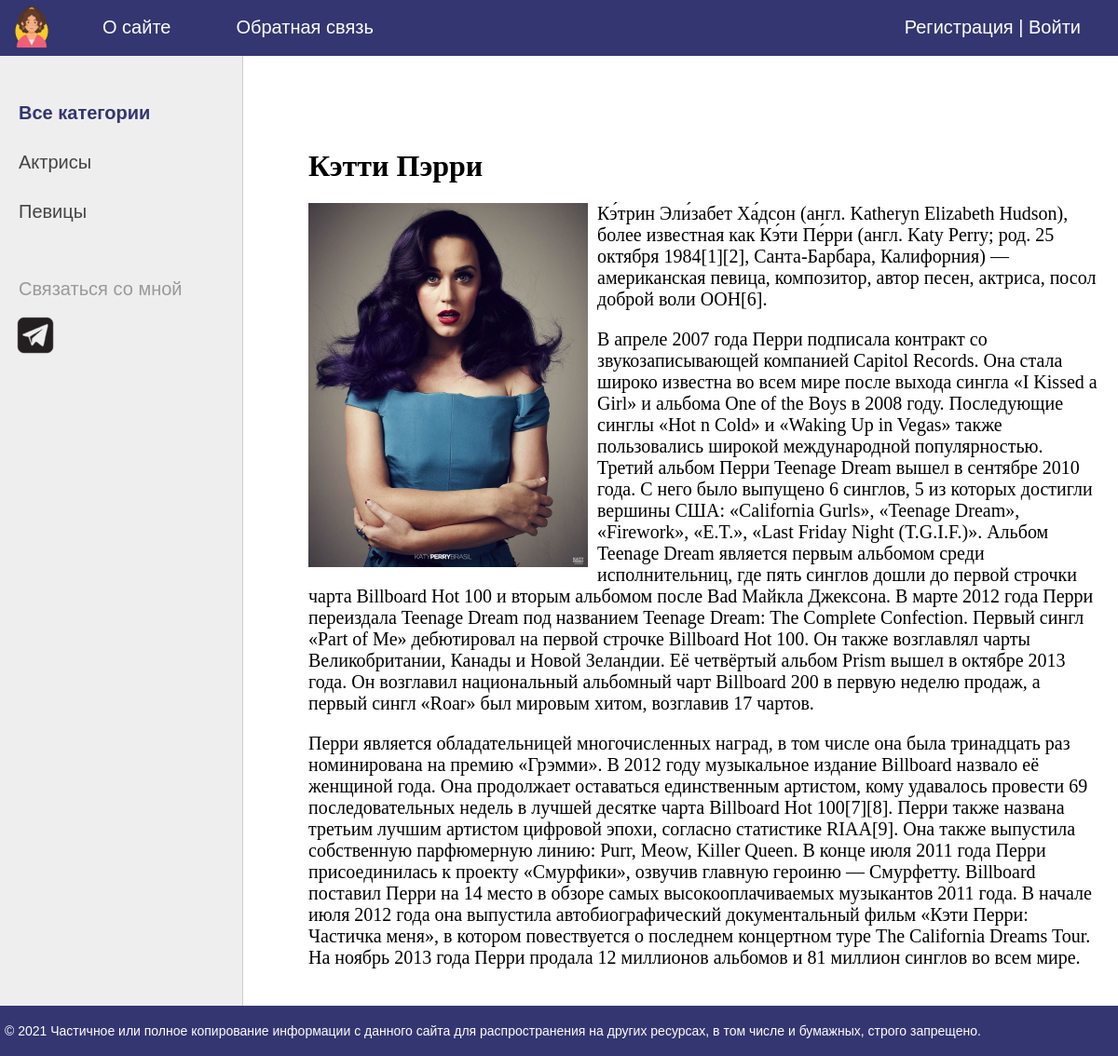
Screenshot of /post/ketti-perri/ with the database file from the repository.
### women/models.py (models this page shows, shortened)
class Category(models.Model):
    name = models.CharField(max_length=100, db_index=True, verbose_name='Категория')
    slug = models.SlugField(max_length=255, unique=True, db_index=True, verbose_name='URL')
    def get_absolute_url(self):
        return reverse('category', kwargs={'cat_slug': self.slug})
    class Meta:
        verbose_name = 'Категория'
        verbose_name_plural = 'Категории'
        ordering = ['id']

class Women(models.Model):
    title = models.CharField(max_length=255, verbose_name='Заголовок')
    slug = models.SlugField(max_length=255, unique=True, db_index=True, verbose_name='URL')
    content = models.TextField(blank=True, verbose_name='Текст статьи')
    photo = models.ImageField(upload_to='photos/%Y/%m/%d/', verbose_name='Фото')
    time_create = models.DateTimeField(auto_now=True, verbose_name='Время создания')
    time_update = models.DateTimeField(auto_now=True, verbose_name='Время изменения')
    is_published = models.BooleanField(default=True, verbose_name='Публикация')
    cat = models.ForeignKey('Category', on_delete=models.PROTECT, verbose_name='Категории')
    def __str__(self):
        return self.title
    class Meta:
        verbose_name = 'Известные женщины'
        verbose_name_plural = 'Известные женщины'
        ordering = ['-time_create']

### women/views.py (the view)
# urls.py: path('post/<slug:post_slug>/', ShowPost.as_view(), name='post'),
class ShowPost(DataMixin, DetailView):
    model = Women
    template_name = 'women/post.html'
    slug_url_kwarg = 'post_slug'
    context_object_name = 'post'
    def get_context_data(self, **kwargs):
        context = super().get_context_data(**kwargs)
        c_def = self.get_user_context(title=context['post'])
        return dict(list(context.items()) + list(c_def.items()))

### women/utils.py (called while the page is built)
    def get_user_context(self, **kwargs):
        context = kwargs
        cats = Category.objects.annotate(Count('women'))
        user_menu = menu.copy()
        if not self.request.user.is_authenticated:
            user_menu.pop(1)
        context['menu'] = user_menu
        context['cats'] = cats
        if 'cat_selected' not in context:
            context['cat_selected'] = 0
        return context

### women/templates/women/post.html
{% extends 'women/base.html' %}
{% block content %}
<h1>{{post.title}}</h1>
{% if post.photo %}
<p><img class="img-article-left" src="{{post.photo.url}}"></p>
{% endif %}
{{post.content|linebreaks}}
{% endblock %}

### women/templates/women/base.html (shortened to what this page needs)
{% load static %}
{% load women_tags %}
<!DOCTYPE html>
<html>
<head>
	<link type="text/css" href="{% static 'women/css/styles.css' %}" rel="stylesheet" />
</head>
<body>
<table class="table-page" border=0 cellpadding="0" cellspacing="0">
<tr><td valign=top>
{% block mainmenu %}
		<div class="header">
			<ul id="mainmenu" class="mainmenu">
			<li class="logo"><a href="{% url 'home' %}"><div class="logo"></div></a></li>
{% for m in menu %}
			<li><a href="{% url m.url_name %}">{{m.title}}</a></li>
{% endfor %}
			{% if request.user.is_authenticated %}
			<li class="last">{{ user.username }} | <a href="{% url 'logout' %}">Выйти</a></li>
			{% else %}
			<li class="last"><a href="{% url 'register' %}">Регистрация</a> | <a href="{% url 'login' %}">Войти</a></li>
			{% endif %}
			</ul>
		</div>
{% endblock mainmenu %}
<table class="table-content" border=0 cellpadding="0" cellspacing="0">
<tr>
	<td valign="top" class="left-chapters">
	<ul id="leftchapters">
{% if cat_selected == 0 %}
		<li class="selected">Все категории</li>
{% else %}
		<li><a href="{% url 'home' %}">Все категории</a></li>
{% endif %}
{% for c in cats %}
{% if c.women__count > 0%}
		{% if c.pk == cat_selected %}
			<li class="selected">{{c.name}}</li>
		{% else %}
			<li><a href="{{ c.get_absolute_url }}">{{ c.name }}</a></li>
		{% endif %}
{% endif %}
{% endfor %}
		<li class="share">
		<p>Связаться со мной</p>
		<a class="share-yt" href="https://t.me/stmarusin" target="_blank" rel="nofollow"></a>
		</li>
	</ul>
</td>
<td valign="top" class="content">
	<div class="content-text">
{% block content %}
{% endblock %}
	</div>
</td></tr></table>
</td></tr>
<tr><td valign=top>
	<div id="footer">
		<p>&copy; 2021 Частичное или полное копирование информации с данного сайта для распространения на других ресурсах, в том числе и бумажных, строго запрещено.</p>
	</div>
</td></tr></table>
</body>
</html>

### women/static/women/css/styles.css (style rules this page uses)
html, body { font-family: 'Arial'; margin: 0; padding: 0; height: 100%; width: 100%; color: #444; }
a { color: #0059b2; text-decoration: none; }
img { max-width: 600px; height: auto; }
img.img-article-left { max-width: 300px; height: auto; float: left; padding: 0 10px 10px 0; }
.table-page { width: 100%; height: 100%; vertical-align: top; }
.table-page tr { height: 100%; }
.header { background: #333671; height: 60px; }
.logo { background: url('../images/logo2.png') no-repeat 10px 5px; width: 80px; height: 60px; }
ul.mainmenu { list-style: none; margin: 0; padding: 0; height: 60px; color: #fff; font-size: 20px; overflow: hidden; }
ul.mainmenu li { float: left; margin: 18px 40px 0 30px; }
ul.mainmenu li.logo { margin: 0; }
ul.mainmenu li.last { float: right; }
ul.mainmenu li a { color: #fff; text-decoration: none; }
.table-content { width: 100%; min-height: 100%; height: 100%; }
.left-chapters { margin: 0; background: #eee; border-right: 1px solid #ccc; min-height: 100%; }
.left-chapters ul { width: 230px; min-height: 100%; margin: 0; padding: 20px 10px 10px 20px; list-style: none; font-size: 20px; }
.left-chapters ul li { margin: 30px 0 0 0; color: #999; }
.left-chapters ul li.selected { color: #333671; font-weight: Bold; }
.left-chapters ul li a { color: #444; text-decoration: none; }
.left-chapters ul li.share { margin: 60px 30px 0px 0px; }
.left-chapters ul li.share p { margin: 30px 0 0px 0; }
.left-chapters ul li.share a { display: inline-block; width: 40px; height: 40px; margin: -10px 10px 0 0; }
.left-chapters ul li.share a.share-yt { width: 75px; height: 75px; margin-left: -30px; background: url('../images/m_tg4.png') no-repeat 0 0 }
.content { padding: 40px 20px 20px 40px; width: 100%; box-sizing: border-box; }
.content-text { margin: 60px 0 0 30px; color: #000; font-size: 20px; font-family: Yandex Sans Display Light; }
.content-text h1 { font-size: 32px; }
#footer { box-sizing: border-box; background: #333671; padding: 5px; color: #fff; font-size: 14px; font-family: Verdana, Geneva, Arial, Helvetica; text-align: left; overflow: hidden; }

### rows the page displays
Category: name "Актрисы"
Category: name "Певицы"
Women: title "Кэтти Пэрри", photo (picture), content "Кэ́трин Эли́забет Ха́дсон (англ. Katheryn Elizabeth Hudson), более известная как Кэ́ти Пе́рри (англ. Katy Perry; род. 25 октября 1984[1][2], Санта-Барбара, Калифорния) — американская певица, композитор, автор песен, актриса, посол доброй воли ООН[6]. В апреле 2007 года Перри подписала контракт со звукозаписывающей компанией Capitol Records. Она стала широко известна во всем мире после выхода сингла «I Kissed a Girl» и альбома One of the Boys в 2008 году. Последующие синглы «Hot n Cold» и «Waking Up in Vegas» также пользовались широкой международной популярностью. Третий альбом Перри Teenage Dream вышел в сентябре 2010 года. С него было выпущено 6 синглов, 5 из которых достигли вершины США:…"

### other values shown
{{ m.title }} "О сайте" "Обратная связь"
